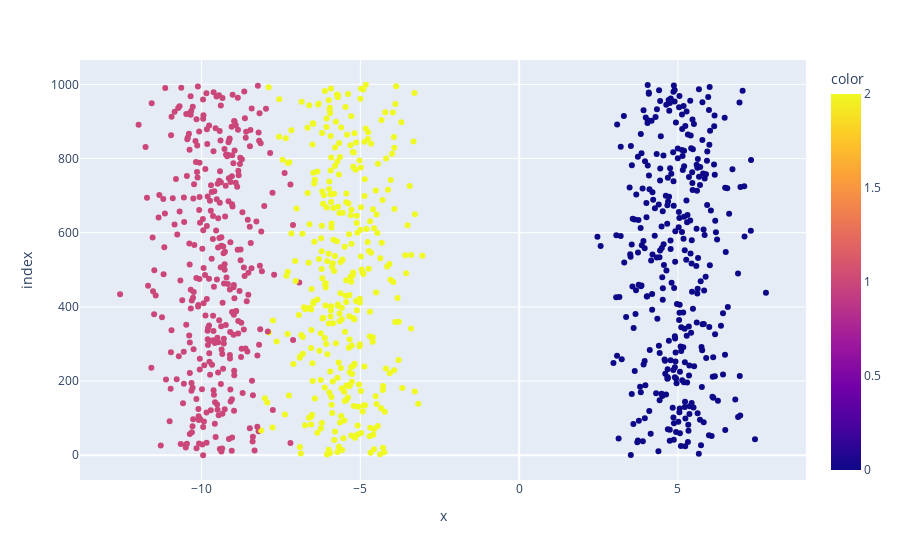

Notebook code cell kept with this figure:
### Code cell
class KMeansClustering:
    def __init__(self, X, num_clusters):
        self.K = num_clusters # cluster number
        self.max_iterations = 100 # max iteration. don't want to run inf time
        self.num_examples, self.num_features = X.shape # num of examples, num of features
        self.plot_figure = True # plot figure
        
    # randomly initialize centroids
    def initialize_random_centroids(self, X):
        centroids = np.zeros((self.K, self.num_features)) # row , column full with zero 
        for k in range(self.K): # iterations of 
            centroid = X[np.random.choice(range(self.num_examples))] # random centroids
            centroids[k] = centroid
        return centroids # return random centroids
    
    # create cluster Function
    def create_cluster(self, X, centroids):
        clusters = [[] for _ in range(self.K)]
        for point_idx, point in enumerate(X):
            closest_centroid = np.argmin(
                np.sqrt(np.sum((point-centroids)**2, axis=1))
            ) # closest centroid using euler distance equation(calculate distance of every point from centroid)
            clusters[closest_centroid].append(point_idx)
        return clusters 
    
    # new centroids
    def calculate_new_centroids(self, cluster, X):
        centroids = np.zeros((self.K, self.num_features)) # row , column full with zero
        for idx, cluster in enumerate(cluster):
            new_centroid = np.mean(X[cluster], axis=0) # find the value for new centroids
            centroids[idx] = new_centroid
        return centroids
    
    # prediction
    def predict_cluster(self, clusters, X):
        y_pred = np.zeros(self.num_examples) # row1 fillup with zero
        for cluster_idx, cluster in enumerate(clusters):
            for sample_idx in cluster:
                y_pred[sample_idx] = cluster_idx
        return y_pred
    
    # plotinng scatter plot
    def plot_fig(self, X, y):
        fig = px.scatter(X[:, 0], X[:, 1], color=y)
        fig.show() # visualize
        
    # fit data
    def fit(self, X):
        centroids = self.initialize_random_centroids(X) # initialize random centroids
        for _ in range(self.max_iterations):
            clusters = self.create_cluster(X, centroids) # create cluster
            previous_centroids = centroids
            centroids = self.calculate_new_centroids(clusters, X) # calculate new centroids
            diff = centroids - previous_centroids # calculate difference
            if not diff.any():
                break
        y_pred = self.predict_cluster(clusters, X) # predict function
        if self.plot_figure: # if true
            self.plot_fig(X, y_pred) # plot function 
        return y_pred
            
if __name__ == "__main__":
    np.random.seed(10)
    num_clusters = 3 # num of cluster
    X,_ = make_blobs(n_samples=1000, n_features=2, centers=num_clusters) # create dataset using make_blobs from sklearn datasets
    Lmeans = KMeansClustering(X, num_clusters)
    y_pred = Lmeans.fit(X)

### Figure 1 — Plotly figure (JSON) as saved in the notebook; plotly's stock layout.template omitted (floating-point values rounded to 4 significant figures; data arrays with more than 128 entries replaced by an {"elided": "..."} marker saying what was removed)
{"data": [{"hovertemplate": "x=%{x}<br>index=%{y}<br>color=%{marker.color}<extra></extra>", "legendgroup": "", "marker": {"color": {"elided": "1000 int values"}, "coloraxis": "coloraxis", "symbol": "circle"}, "mode": "markers", "name": "", "orientation": "h", "showlegend": false, "type": "scatter", "x": {"elided": "1000 float values"}, "xaxis": "x", "y": {"elided": "1000 int values"}, "yaxis": "y"}], "layout": {"coloraxis": {"colorbar": {"title": {"text": "color"}}, "colorscale": [[0, "#0d0887"], [0.1111, "#46039f"], [0.2222, "#7201a8"], [0.3333, "#9c179e"], [0.4444, "#bd3786"], [0.5556, "#d8576b"], [0.6667, "#ed7953"], [0.7778, "#fb9f3a"], [0.8889, "#fdca26"], [1, "#f0f921"]]}, "legend": {"tracegroupgap": 0}, "margin": {"t": 60}, "xaxis": {"anchor": "y", "domain": [0, 1], "title": {"text": "x"}}, "yaxis": {"anchor": "x", "domain": [0, 1], "title": {"text": "index"}}}}
